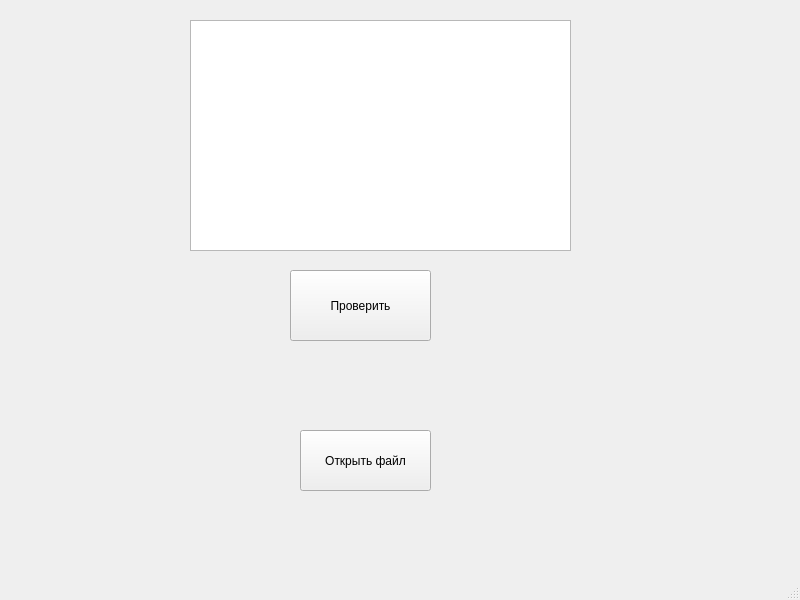
<?xml version="1.0" encoding="UTF-8"?>
<ui version="4.0">
 <class>MainWindow</class>
 <widget class="QMainWindow" name="MainWindow">
  <property name="geometry">
   <rect>
    <x>0</x>
    <y>0</y>
    <width>800</width>
    <height>600</height>
   </rect>
  </property>
  <property name="windowTitle">
   <string>MainWindow</string>
  </property>
  <widget class="QWidget" name="centralwidget">
   <widget class="QTextEdit" name="textEdit">
    <property name="geometry">
     <rect>
      <x>190</x>
      <y>20</y>
      <width>381</width>
      <height>231</height>
     </rect>
    </property>
   </widget>
   <widget class="QPushButton" name="pushButton">
    <property name="geometry">
     <rect>
      <x>300</x>
      <y>430</y>
      <width>131</width>
      <height>61</height>
     </rect>
    </property>
    <property name="text">
     <string>Открыть файл</string>
    </property>
   </widget>
   <widget class="QPushButton" name="pushButton_2">
    <property name="geometry">
     <rect>
      <x>290</x>
      <y>270</y>
      <width>141</width>
      <height>71</height>
     </rect>
    </property>
    <property name="text">
     <string>Проверить</string>
    </property>
   </widget>
  </widget>
  <widget class="QMenuBar" name="menubar">
   <property name="geometry">
    <rect>
     <x>0</x>
     <y>0</y>
     <width>800</width>
     <height>25</height>
    </rect>
   </property>
  </widget>
  <widget class="QStatusBar" name="statusbar"/>
 </widget>
 <resources/>
 <connections/>
</ui>
